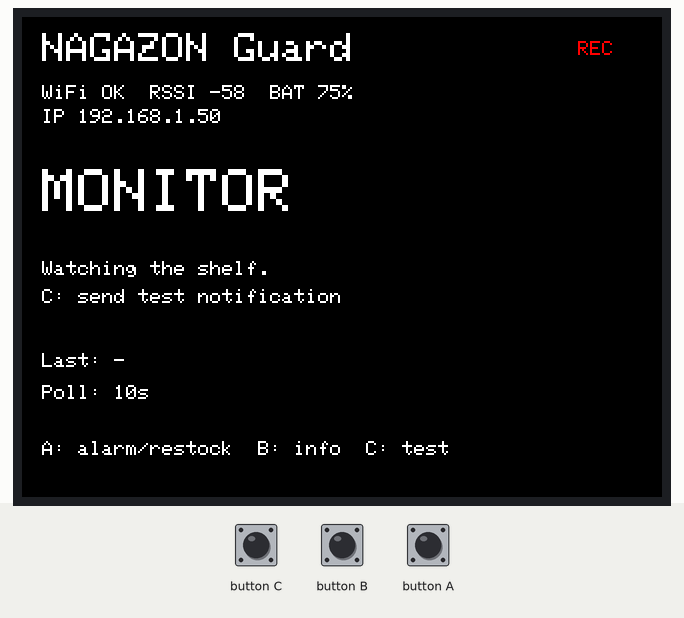
This program was run on a simulated ESP32. Parts: 320×240 colour display. The test bench sets the inputs (shaded band). WiFi joins after 1.5 s; servers stay silent unless stated; uploads are accepted with an empty reply; the local clock reads 2024-03-15 10:24:30 at power-on unless the program sets it; what the program prints to the serial monitor is not drawn.

Above: at 3.5 s.
3.6 s: button C pressed for 0.15 s
At 5.1 s:
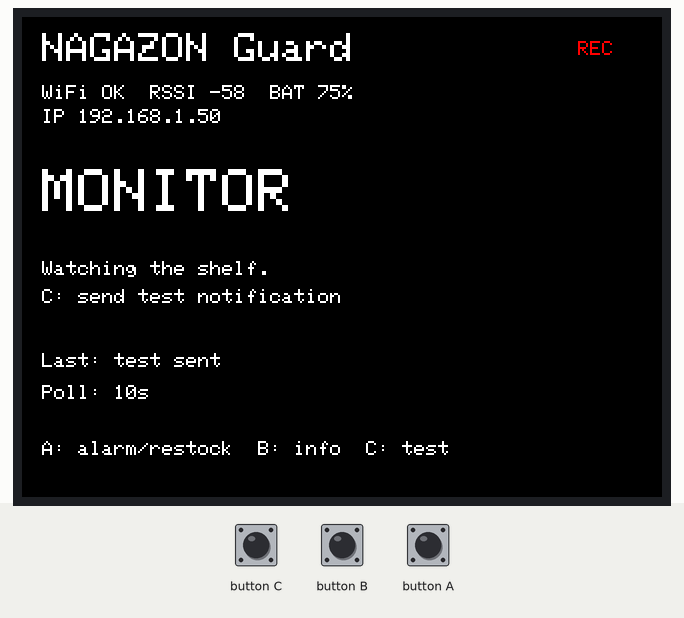
5.4 s: button B pressed for 0.15 s
At 5.9 s:
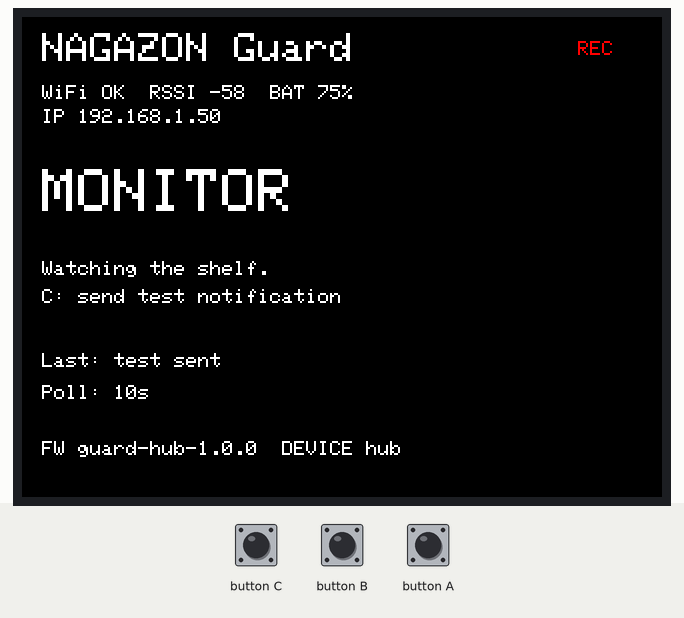
7.0 s: button A pressed for 0.15 s
At 7.4 s:
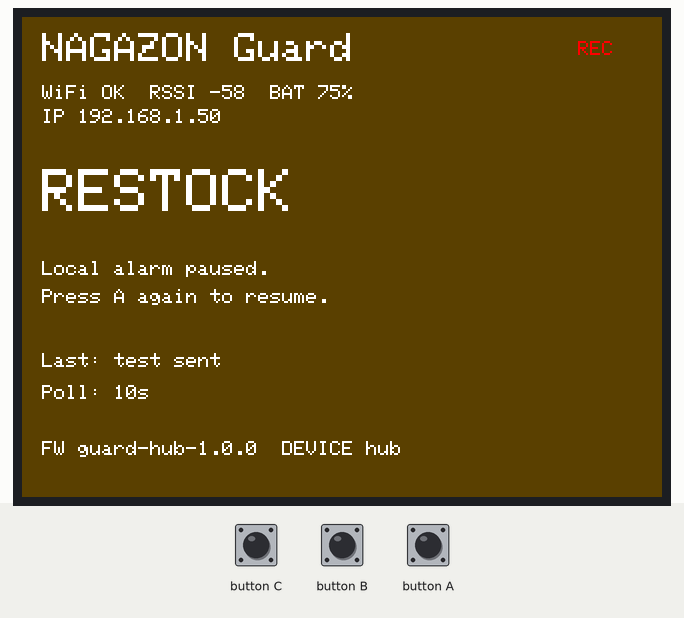
8.6 s: button B pressed for 1 s
At 9.4 s:
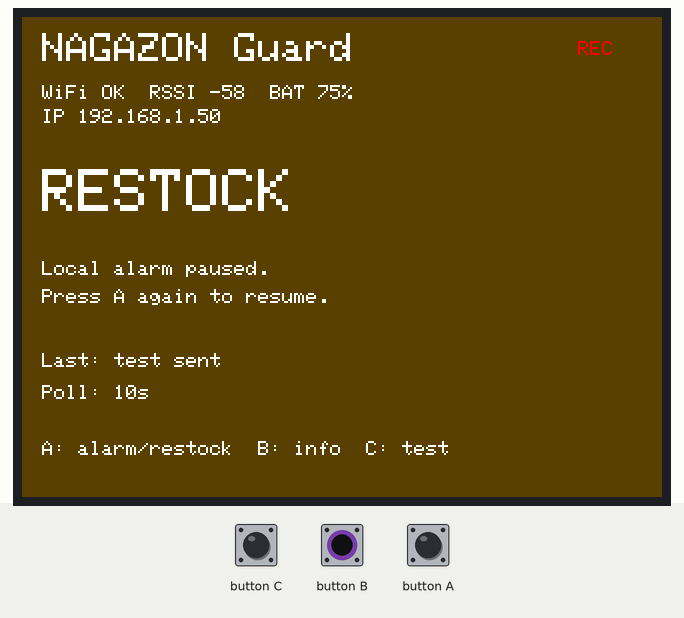
11.1 s: button B pressed for 0.15 s
At 11.6 s:
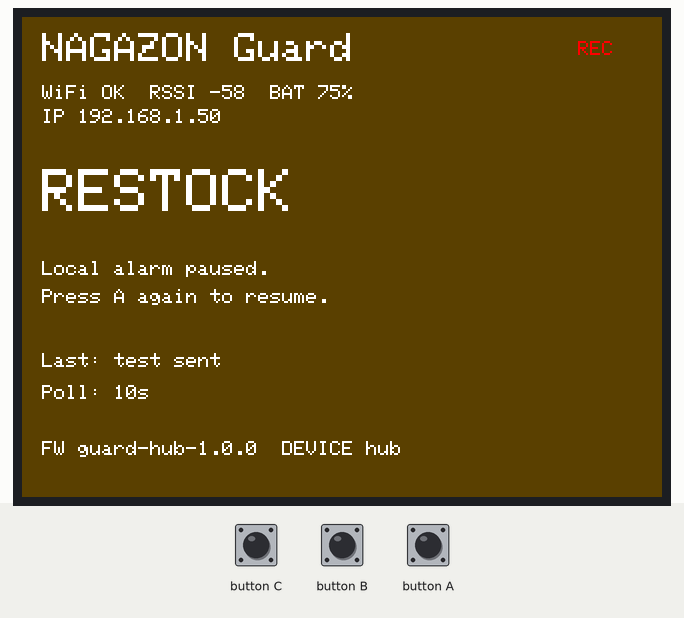
12.7 s: button A pressed for 1 s
At 13.1 s:
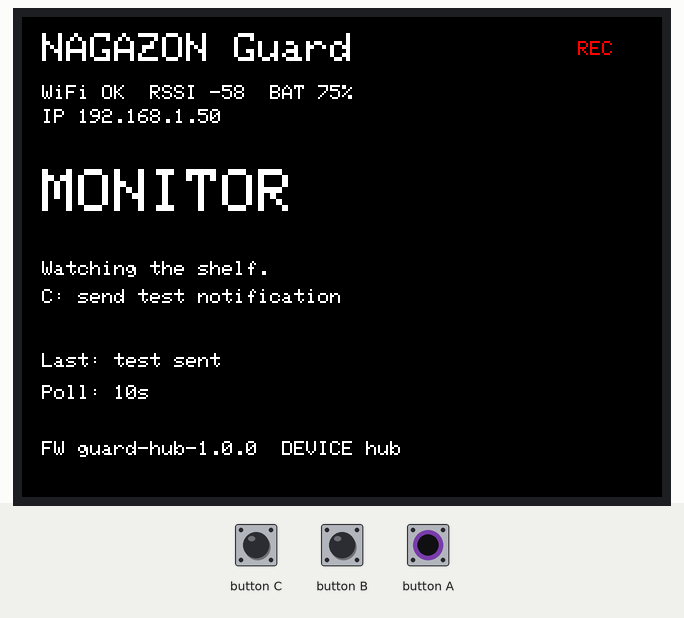
Timing chart, 0 to 15.7 s (numbered marks = the images above; inputs shaded):
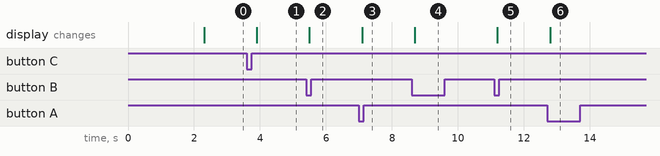

The program:

main.cpp
```cpp
// firmware/basic/src/main.cpp
// M5Stack Basic = 店頭ハブ
//   - 画面に監視状態を表示（日本語フォントは無いので英語表記）
//   - 10秒ごとに新しいイベントを取得し、不審ならブザー＋赤画面
//   - A: 警報停止 / 補充モード、B: 画面切替、C: テスト通知
#include <Arduino.h>
#include <M5Unified.h>
#include <WiFi.h>
#include <WiFiClientSecure.h>
#include <HTTPClient.h>
#include <ArduinoJson.h>
#include <time.h>
#include "config.h"

static bool g_wifiOk = false;
static bool g_armed = true;
static bool g_buzzer = false;
static bool g_alert = false;
static bool g_restock = false;

static uint32_t g_alertUntil = 0;
static uint32_t g_restockUntil = 0;
static uint32_t g_lastHeartbeat = 0;
static uint32_t g_lastPoll = 0;
static uint32_t g_lastDraw = 0;
static uint32_t g_lastWifiTry = 0;

static String g_lastPollIso = "";
static String g_lastEvent = "-";
static String g_lastAlertEventId = "";
static String g_ip = "-";
static int g_battery = -1;
static int g_rssi = 0;
static int g_page = 0;

static String isoNow() {
  time_t now = time(nullptr);
  if (now < 1700000000) return "";
  struct tm tmUtc;
  gmtime_r(&now, &tmUtc);
  char buf[32];
  strftime(buf, sizeof(buf), "%Y-%m-%dT%H:%M:%SZ", &tmUtc);
  return String(buf);
}

static String urlEncode(const String &s) {
  String out;
  char buf[8];
  for (size_t i = 0; i < s.length(); i++) {
    unsigned char c = (unsigned char)s[i];
    if (isalnum(c) || c == '-' || c == '_' || c == '.' || c == '~') {
      out += (char)c;
    } else {
      snprintf(buf, sizeof(buf), "%%%02X", c);
      out += buf;
    }
  }
  return out;
}

static bool tryWifiProfile(const GuardWifiProfile &p) {
  WiFi.disconnect(true);
  delay(100);
  WiFi.mode(WIFI_STA);
  WiFi.setSleep(true);
  WiFi.setAutoReconnect(true);
  WiFi.persistent(false);

  if (p.auth == 1 || p.auth == 2) {
    WiFi.begin(p.ssid, (wpa2_auth_method_t)p.auth,
               p.identity, p.username, p.password, p.ca_cert);
  } else {
    WiFi.begin(p.ssid, p.password);
  }

  uint32_t start = millis();
  while (WiFi.status() != WL_CONNECTED && millis() - start < 15000) {
    M5.update();
    delay(150);
  }
  return WiFi.status() == WL_CONNECTED;
}

static bool connectWiFi() {
  if (WiFi.status() == WL_CONNECTED) return true;

  WiFi.mode(WIFI_STA);
  WiFi.setSleep(true);
  WiFi.setAutoReconnect(true);
  WiFi.persistent(false);

  for (const auto &p : WIFI_PROFILES) {
    Serial.printf("WiFi try: %s (auth=%u)\n", p.ssid, (unsigned)p.auth);
    if (tryWifiProfile(p)) {
      configTime(9 * 3600, 0, "ntp.nict.jp", "pool.ntp.org");
      for (int i = 0; i < 16 && time(nullptr) < 1700000000; i++) {
        M5.update();
        delay(200);
      }
      g_ip = WiFi.localIP().toString();
      g_rssi = WiFi.RSSI();
      Serial.printf("WiFi connected: %s ip=%s mac=%s\n",
                    p.ssid, g_ip.c_str(), WiFi.macAddress().c_str());
      return true;
    }
  }

  Serial.println("WiFi: all profiles failed");
  return false;
}

static int postJson(const String &payload, String &response) {
  WiFiClientSecure client;
  client.setInsecure();  // 学校のWi-Fi環境で証明書更新に悩まされないための割り切り
  HTTPClient http;
  http.setTimeout(15000);
  if (!http.begin(client, API_URL)) return -1;
  http.addHeader("Content-Type", "application/json");
  http.addHeader("X-Guard-Token", DEVICE_TOKEN);

  int code = http.POST((uint8_t *)payload.c_str(), payload.length());
  response = http.getString();
  http.end();
  return code;
}

static void heartbeat() {
  g_lastHeartbeat = millis();
  if (WiFi.status() != WL_CONNECTED) return;

  int rawBattery = M5.Power.getBatteryLevel();
  g_battery = rawBattery < 0 ? 0 : (rawBattery > 100 ? 100 : rawBattery);
  g_rssi = WiFi.RSSI();
  g_ip = WiFi.localIP().toString();

  JsonDocument doc;
  doc["token"] = DEVICE_TOKEN;
  doc["device"] = "hub";
  doc["kind"] = "heartbeat";
  doc["battery_pct"] = g_battery;
  doc["rssi"] = g_rssi;
  doc["firmware"] = FIRMWARE_VERSION;
  doc["ip"] = g_ip;

  String body;
  serializeJson(doc, body);

  String response;
  int code = postJson(body, response);
  if (code == 200) {
    JsonDocument res;
    if (!deserializeJson(res, response)) {
      g_armed = res["armed"] | true;
      g_buzzer = res["hub_buzzer_enabled"] | false;
    }
  } else {
    Serial.printf("heartbeat failed: %d %s\n", code, response.c_str());
  }

  g_lastHeartbeat = millis();
  g_lastDraw = 0;
}

static void triggerAlert(const String &note) {
  g_alert = true;
  g_restock = false;
  g_alertUntil = millis() + 30000UL;
  g_lastEvent = note.length() ? note : "check the shelf";

  if (g_buzzer) {
    M5.Speaker.setVolume(BUZZER_VOLUME);
    for (int i = 0; i < 3; i++) {
      M5.Speaker.tone(2200, 220);
      delay(300);
    }
    M5.Speaker.stop();
  }
}

static void pollEvents() {
  g_lastPoll = millis();
  if (WiFi.status() != WL_CONNECTED) return;

  String url = String(API_URL) + "?device=hub";
  String since = g_lastPollIso.length() ? g_lastPollIso : isoNow();
  if (since.length()) url += "&since=" + urlEncode(since);

  WiFiClientSecure client;
  client.setInsecure();
  HTTPClient http;
  http.setTimeout(15000);
  if (!http.begin(client, url)) return;
  http.addHeader("X-Guard-Token", DEVICE_TOKEN);

  int code = http.GET();
  String response = http.getString();
  http.end();

  if (code != 200) {
    Serial.printf("poll failed: %d %s\n", code, response.c_str());
    return;
  }

  JsonDocument doc;
  if (deserializeJson(doc, response)) return;

  g_armed = doc["armed"] | g_armed;
  g_buzzer = doc["buzzer"] | g_buzzer;

  JsonArray events = doc["events"].as<JsonArray>();
  for (JsonObject ev : events) {
    const char *status = ev["status"] | "";
    if (strcmp(status, "suspicious") == 0) {
      String id = String((const char *)(ev["id"] | ""));
      if (id.length() && id == g_lastAlertEventId) continue;
      g_lastAlertEventId = id;
      String note = String("event ") + String((const char *)(ev["received_at"] | ""));
      triggerAlert(note);
      break;
    }
  }

  const char *serverTime = doc["server_time"] | "";
  String nowIso = isoNow();
  if (nowIso.length()) g_lastPollIso = nowIso;
  else if (strlen(serverTime)) g_lastPollIso = String(serverTime);
}

static void sendTest() {
  if (WiFi.status() != WL_CONNECTED) return;

  JsonDocument doc;
  doc["token"] = DEVICE_TOKEN;
  doc["device"] = "hub";
  doc["kind"] = "test";
  doc["battery_pct"] = g_battery;
  doc["rssi"] = WiFi.RSSI();
  doc["firmware"] = FIRMWARE_VERSION;
  doc["note"] = "Basic test button";

  String body;
  serializeJson(doc, body);

  String response;
  int code = postJson(body, response);

  g_lastEvent = (code == 200) ? "test sent" : "test failed";
  if (g_buzzer) {
    M5.Speaker.setVolume(BUZZER_VOLUME);
    M5.Speaker.tone(code == 200 ? 1600 : 500, 180);
  }
  g_lastDraw = 0;
}

static void draw() {
  auto &d = M5.Display;
  bool alert = g_alert;
  bool restock = g_restock && millis() < g_restockUntil;

  d.fillScreen(alert ? TFT_RED : (restock ? 0x7A5A00 : TFT_BLACK));
  d.setTextColor(TFT_WHITE);

  d.setTextSize(2);
  d.setCursor(10, 8);
  d.print("NAGAZON Guard");

  d.setTextSize(1);
  d.setTextColor(alert ? TFT_WHITE : (g_armed ? TFT_RED : TFT_DARKGREY));
  d.setCursor(278, 12);
  d.print("REC");
  d.setTextColor(TFT_WHITE);
  d.setCursor(10, 34);
  d.printf("WiFi %s  RSSI %d  BAT %d%%", g_wifiOk ? "OK" : "...", g_rssi, g_battery);
  d.setCursor(10, 46);
  d.printf("IP %s", g_ip.c_str());

  d.setTextSize(3);
  d.setCursor(10, 76);
  if (alert) d.print("ALERT");
  else if (restock) d.print("RESTOCK");
  else d.print(g_armed ? "MONITOR" : "OFF");

  d.setTextSize(1);
  d.setCursor(10, 122);
  if (alert) {
    d.print("Check the shelf now.");
    d.setCursor(10, 136);
    d.print(g_buzzer ? "Press A to stop alarm." : "Email only (silent).");
  } else if (restock) {
    d.print("Local alarm paused.");
    d.setCursor(10, 136);
    d.print("Press A again to resume.");
  } else {
    d.print(g_armed ? "Watching the shelf." : "Monitoring is OFF.");
    d.setCursor(10, 136);
    d.print("C: send test notification");
  }

  d.setCursor(10, 168);
  d.setTextSize(1);
  d.printf("Last: %s", g_lastEvent.c_str());
  d.setCursor(10, 184);
  d.printf("Poll: %s", g_wifiOk ? "10s" : "waiting for WiFi");

  d.setCursor(10, 212);
  if (g_page == 0) {
    d.print("A: alarm/restock  B: info  C: test");
  } else {
    d.printf("FW %s  DEVICE %s", FIRMWARE_VERSION, DEVICE_ID);
  }

  g_lastDraw = millis();
}

void setup() {
  auto cfg = M5.config();
  M5.begin(cfg);
  M5.Display.setRotation(1);
  M5.Display.fillScreen(TFT_BLACK);
  M5.Speaker.setVolume(BUZZER_VOLUME);

  Serial.begin(115200);
  Serial.println("NAGAZON Guard hub starting...");

  g_wifiOk = connectWiFi();
  int rawBattery = M5.Power.getBatteryLevel();
  g_battery = rawBattery < 0 ? 0 : (rawBattery > 100 ? 100 : rawBattery);
  g_lastPollIso = isoNow();

  if (g_wifiOk) {
    heartbeat();
    pollEvents();
  }

  draw();
}

void loop() {
  M5.update();

  if (WiFi.status() != WL_CONNECTED && millis() - g_lastWifiTry > 30000UL) {
    g_lastWifiTry = millis();
    g_wifiOk = connectWiFi();
    if (g_wifiOk) {
      heartbeat();
      g_lastPollIso = isoNow();
      g_lastDraw = 0;
    } else {
      g_lastDraw = 0;
    }
  }

  if (millis() - g_lastHeartbeat > HEARTBEAT_INTERVAL_MS) heartbeat();
  if (millis() - g_lastPoll > EVENT_POLL_INTERVAL_MS) pollEvents();

  if (g_alert && (int32_t)(millis() - g_alertUntil) >= 0) {
    g_alert = false;
    g_lastDraw = 0;
  }

  if (g_restock && (int32_t)(millis() - g_restockUntil) >= 0) {
    g_restock = false;
    g_lastDraw = 0;
  }

  if (M5.BtnA.wasPressed()) {
    if (g_alert) {
      g_alert = false;
    } else if (g_restock) {
      g_restock = false;
    } else {
      g_restock = true;
      g_restockUntil = millis() + RESTOCK_MODE_MS;
    }
    g_lastDraw = 0;
  }

  if (M5.BtnB.wasPressed()) {
    g_page = (g_page + 1) % 2;
    g_lastDraw = 0;
  }

  if (M5.BtnC.wasPressed()) {
    sendTest();
  }

  if (millis() - g_lastDraw > 1000) {
    draw();
  }

  delay(20);
}
```

config.example.h
```cpp
#pragma once

// ============================================================
// M5Stack Basic（店頭ハブ）設定
//   config.example.h を config.h にコピーして値を書き換える
// ============================================================

// 学校のWi-Fi（2.4GHzのみ対応。5GHz専用SSIDには接続できません）
#define WIFI_SSID "YOUR_WIFI_SSID"
#define WIFI_PASS "YOUR_WIFI_PASSWORD"

// 学校WiFiを含む複数プロファイル。上から順に試します。
//   auth: 0=WPA2-Personal（SSID+パスワード）
//         1=WPA2-Enterprise PEAP/MSCHAPv2（eduroam等）
//         2=WPA2-Enterprise TTLS/PAP
//   上のAtermは予備。学校WiFiはその上に追加してください。
//   {"School-2.4G", "SCHOOL_PASSWORD", nullptr, nullptr, 0, nullptr},
//   {"eduroam", "EAP_PASSWORD", "user@school.ac.jp", "user@school.ac.jp", 1, nullptr},
// CA証明書が必要な場合は、PEM文字列を ca_cert に入れてください。
struct GuardWifiProfile {
  const char *ssid;
  const char *password;
  const char *identity;
  const char *username;
  uint8_t auth;
  const char *ca_cert;
};

static const GuardWifiProfile WIFI_PROFILES[] = {
  {WIFI_SSID, WIFI_PASS, nullptr, nullptr, 0, nullptr},
};


// 管理画面の「設定 → 端末」に表示されるURLとトークン
#define API_URL "https://your-app.vercel.app/api/guard-event"
#define DEVICE_TOKEN "PASTE_DEVICE_TOKEN_HERE"

#define DEVICE_ID "hub"
#define FIRMWARE_VERSION "guard-hub-1.0.0"

// 通知の確認音の大きさ（0〜255）
#define BUZZER_VOLUME 160

// 通信間隔（ミリ秒）
#define HEARTBEAT_INTERVAL_MS 60000UL
#define EVENT_POLL_INTERVAL_MS 10000UL

// 補充モードの長さ（ミリ秒）
#define RESTOCK_MODE_MS (10UL * 60UL * 1000UL)
```

Measured:
- after the input at 3.6 s, the display: changes after 0.30 s (image 1)
- after the input at 5.4 s, the display: changes after 0.09 s (image 2)
- after the input at 7.0 s, the display: changes after 0.10 s (image 3)
- after the input at 8.6 s, the display: changes after 0.09 s (image 4)
- after the input at 11.1 s, the display: changes after 0.09 s (image 5)
- after the input at 12.7 s, the display: changes after 0.10 s (image 6)
